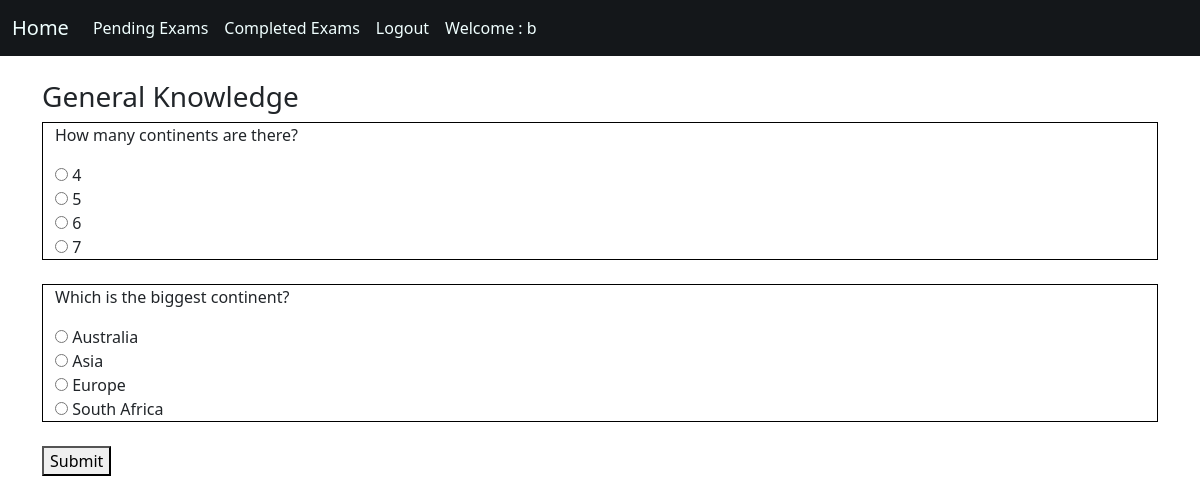
Screenshot of /attendpaper/1 (signed in) with the database file from the repository.
### assesment/models.py (models this page shows, shortened)
class questionPaper(models.Model):
    users = models.ManyToManyField(User, related_name='user', blank=True)
    title = models.CharField(max_length=100, null=True, blank=True)
    questionList = models.ManyToManyField(question, blank=True, related_name='questionsList')
    submittedby = models.ManyToManyField(User, related_name='submitted', blank=True)
    examOverStatus = models.BooleanField(default=False)

class question(models.Model):
    Question = models.CharField(max_length=500)
    A = models.CharField(max_length=200)
    B = models.CharField(max_length=200)
    C = models.CharField(max_length=200)
    D = models.CharField(max_length=200)
    marks = models.IntegerField(default=1)
    answer = models.CharField(max_length=1)
    def __str__(self):
        return self.Question or str(self.id)

### assesment/views.py (the view, shortened to what this page needs)
# urls.py: path('attendpaper/<int:pk>', attendexam, name='attendpaper'),
def attendexam(request, pk):
    paper = questionPaper.objects.get(id=pk)
    userP = userprofile.objects.get(user=request.user)
    context = {'paper':paper}
    template_name = "attendpaper.html"
    return render(request, template_name, context)

### templates/attendpaper.html (shortened to what this page needs)
{% extends "base.html" %}
{% block content %}
    <h3>{{paper.title}}</h3>
    <form action="" method="POST">
        {% for x in paper.questionList.all %}
            <div class="container" style="border: 1px solid black;">
            <p>{{x}}</p>
            <input type="radio" name = "{{x.Question}}" value="A"> {{x.A}} </br>
            <input type="radio" name = "{{x.Question}}" value="B"> {{x.B}} </br>
            <input type="radio" name = "{{x.Question}}" value="C"> {{x.C}} </br>
            <input type="radio" name = "{{x.Question}}" value="D"> {{x.D}} </br>
            </div>
            <br>
        {% endfor %}
        <button type="submit">Submit</button>
    </form>
{% endblock %}

### templates/base.html (shortened to what this page needs)
<html>
    <head>
        <link href="https://cdn.jsdelivr.net/npm/bootstrap@5.0.0-beta2/dist/css/bootstrap.min.css" rel="stylesheet">
    </head>
    <body>
        <nav class="navbar sticky-top navbar-expand-lg navbar-light" style="background-color:rgb(20,23,26);">
            <div class="container-fluid">
              <a class="navbar-brand" href="/" style="color:azure;">Home</a>
              <div class="collapse navbar-collapse" id="navbarSupportedContent">
                <ul class="navbar-nav me-auto mb-2 mb-lg-0">
                  {% if not user.is_authenticated %}
                  <li class="nav-item">
                    <a class="nav-link" href="login" style="color: azure;">Login</a>
                  </li>
                  <li class="nav-item">
                    <a class="nav-link" href="register" style="color: azure;">SignUp</a>
                  </li>
                  {% else %}
                    {% if request.user.is_superuser %}
                    <li class="nav-item">
                        <a class="nav-link" style="color: azure;" href="{% url 'createexam' %}">Create Exam</a>
                    </li>
                    <li class="nav-item">
                      <a class="nav-link" style="color: azure;" href="{% url 'ongoingexams' %}">Ongoing Exams</a>
                    </li>
                    <li class="nav-item">
                        <a class="nav-link" style="color: azure;" href="{% url 'completedexams' %}">Completed Exams</a>
                    </li>
                    {% else %}
                    <li class="nav-item">
                        <a class="nav-link" style="color: azure;" href="{% url 'pendingexams' %}">Pending Exams</a>
                    </li>
                    <li class="nav-item">
                      <a class="nav-link" style="color: azure;" href="{% url 'previousexams' %}">Completed Exams</a>
                  </li>
                    {% endif %}
                    <li class="nav-item">
                        <a class="nav-link" style="color: azure;" href="{% url 'logout' %}">Logout</a>
                    </li>
                    <li class="nav-item">
                        <a class="nav-link" style="color: azure;" href="#">Welcome : {{request.user}}</a>
                    </li>
                  {% endif %}
                </ul>
              </div>
            </div>
          </nav>
        <div class="container">
          <br>
        {% block content %}
        {% endblock %}
        </div>
      </body>
</html>

### rows the page displays
questionPaper: title "General Knowledge"
question: Question "How many continents are there?", A "4", B "5", C "6", D "7"
question: Question "Which is the biggest continent?", A "Australia", B "Asia", C "Europe", D "South Africa"

### other values shown
{{ request.user }} "b"
